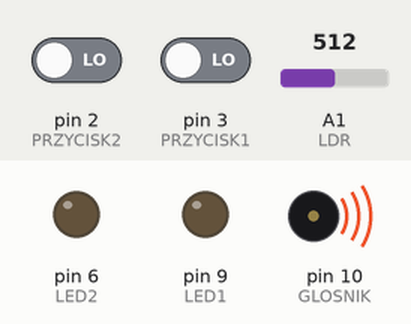
The sketch below on a simulated Arduino Uno, built with avr-gcc and run on an emulated ATmega328P. Parts: output pins drawn as LEDs (lit = HIGH), buzzer (waves = sounding). Inputs (shaded band) come from the test bench; at power-on: pin 2 (PRZYCISK2) LOW, pin 3 (PRZYCISK1) LOW, A1 (LDR) = 512. What the sketch prints to the serial monitor is not drawn.

Above: at 1.2 s.
1.3 s: pin 2 (PRZYCISK2) driven HIGH
At 2.0 s:
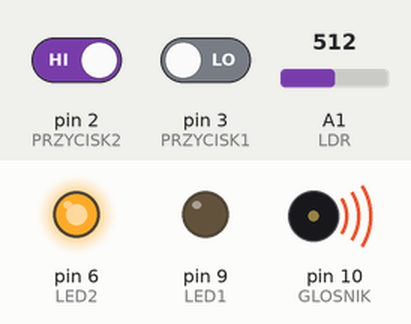
2.8 s: pin 2 (PRZYCISK2) driven LOW
At 3.2 s:
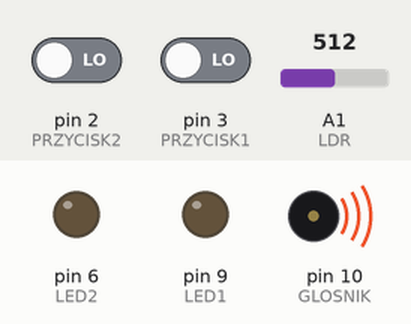
4.3 s: pin 3 (PRZYCISK1) driven HIGH
At 5.4 s:
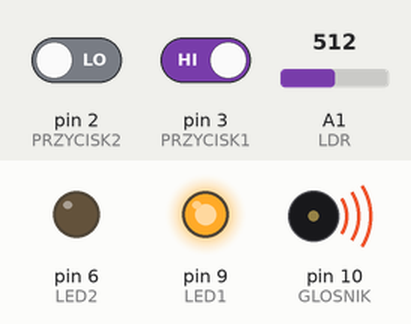
5.8 s: pin 3 (PRZYCISK1) driven LOW
At 6.7 s:
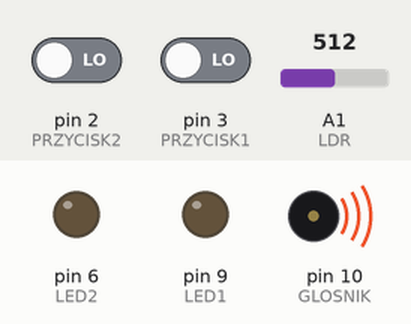
Timing chart, 0 to 8.3 s (numbered marks = the images above; inputs shaded):
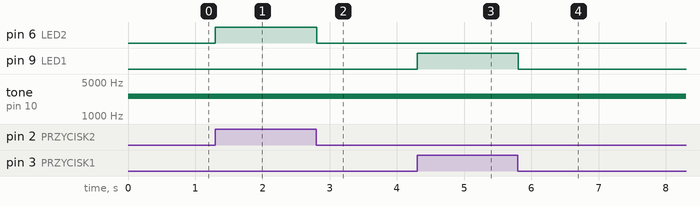

Measured:
- after the input at 1.3 s, pin 6 (LED2): LOW → HIGH at once
- after the input at 2.8 s, pin 6 (LED2): HIGH → LOW at once
- after the input at 4.3 s, pin 9 (LED1): LOW → HIGH at once
- after the input at 5.8 s, pin 9 (LED1): HIGH → LOW at once

The sketch:

zad18_-_teremin.ino
```cpp
//piny
int LDR = A1;
int GLOSNIK = 10;
int PRZYCISK1 = 3;
int PRZYCISK2 = 2;
int LED1 = 9; // zielona
int LED2 = 6; // czerwona

const int rozmiarNagrania = 700;
int nagranie[rozmiarNagrania];
int ileNagrano = 0;
int ileOdtworzono = 0;

int wartosc;
int stanPrzyciskuOdtwarzania;
int stanPrzyciskuNagrywania;

// 0 - normalny tryb
// 1 - odtwarzanie
// 2 - nagrywanie
int stan = 0;
int poprzedniStan = 0;

int max = 1000; // 1000
int min = 0; // 0

void setup() {
  Serial.begin(9600);
  wartosc = analogRead(LDR);
  /*
  Serial.println("Poczatek kalibracji");
  for (int i = 0; i < 1000; i++) {
    if (wartosc > max)
      max = wartosc;
    if (wartosc < min)
      min = wartosc;

  delay(5);
  }
  Serial.println("koniec kalibracji");
  */


  pinMode(PRZYCISK1, INPUT);
  pinMode(PRZYCISK2, INPUT);
  pinMode(LED1, OUTPUT);
  pinMode(LED2, OUTPUT);
  pinMode(GLOSNIK, OUTPUT);
}
// 0 - 600
int pobierzWartosc() {
  return map(analogRead(LDR), 0, 1024, 50, 5000);
}

void loop() {
  Serial.println(analogRead(LDR));

  stanPrzyciskuOdtwarzania = digitalRead(PRZYCISK1);
  stanPrzyciskuNagrywania = digitalRead(PRZYCISK2);
  if (stanPrzyciskuNagrywania == HIGH) {
    if (stan != 2)
      ileNagrano = 0;
    stan = 2;

    digitalWrite(LED1, LOW);
    digitalWrite(LED2, HIGH);

    wartosc = pobierzWartosc();
    nagranie[ileNagrano] = wartosc;
    tone(GLOSNIK, wartosc, 40);
    ileNagrano = (ileNagrano + 1) % rozmiarNagrania;

  } else if (stanPrzyciskuOdtwarzania == HIGH) {
    if (stan != 1)
      ileOdtworzono = 0;
    stan = 1;

    digitalWrite(LED1, HIGH);
    digitalWrite(LED2, LOW);
    tone(GLOSNIK, nagranie[ileOdtworzono], 40);
    ileOdtworzono = (ileOdtworzono + 1) % ileNagrano;

  } else {
    stan = 0;
    digitalWrite(LED1, LOW);
    digitalWrite(LED2, LOW);

    wartosc = pobierzWartosc();
    tone(GLOSNIK, wartosc);
  }
}
```
